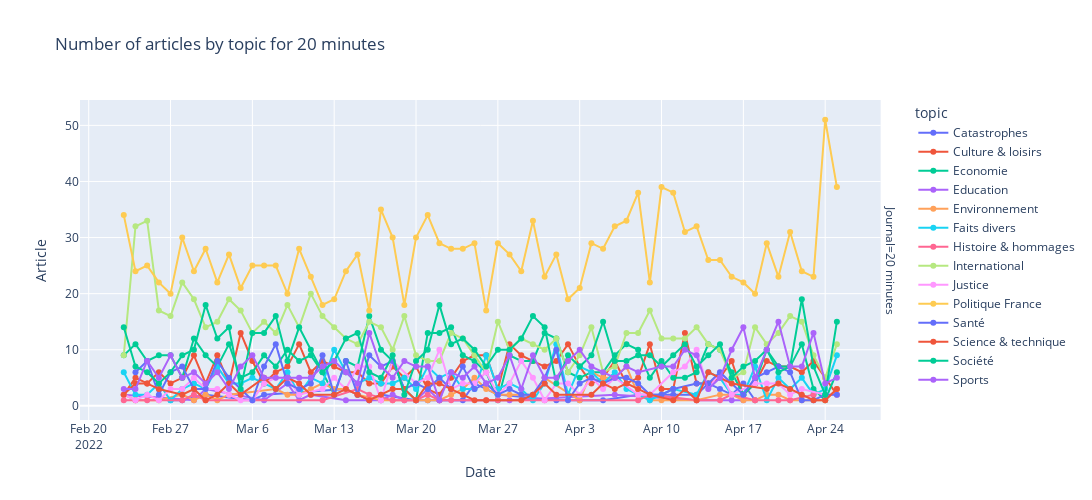
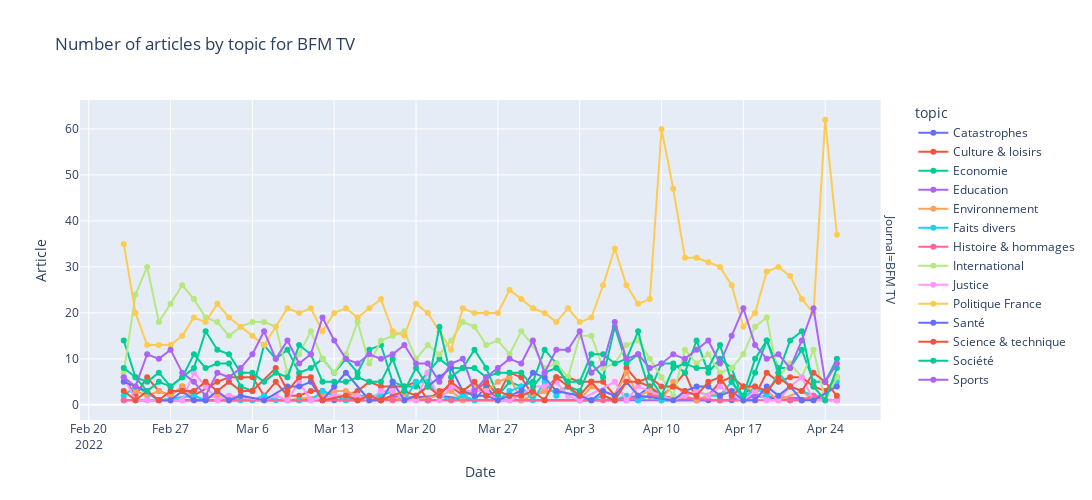
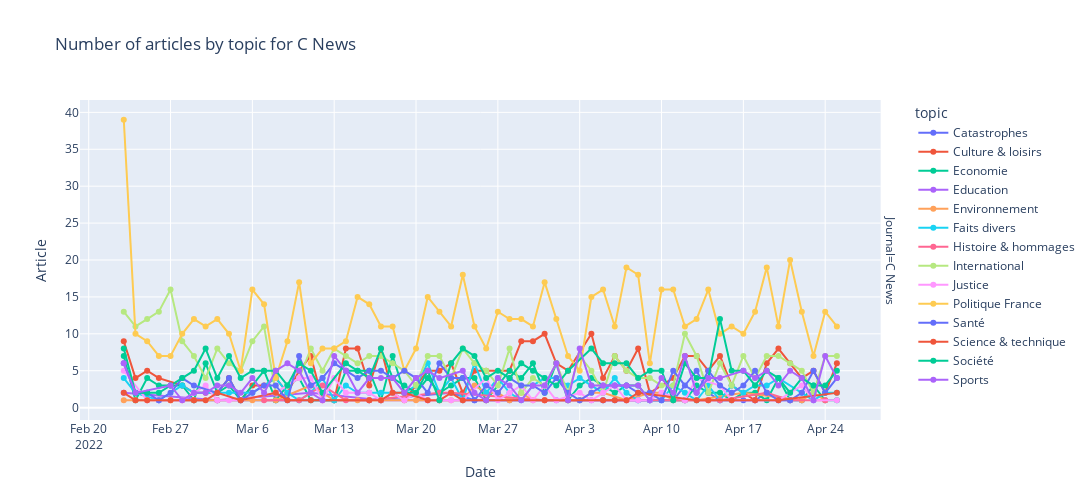
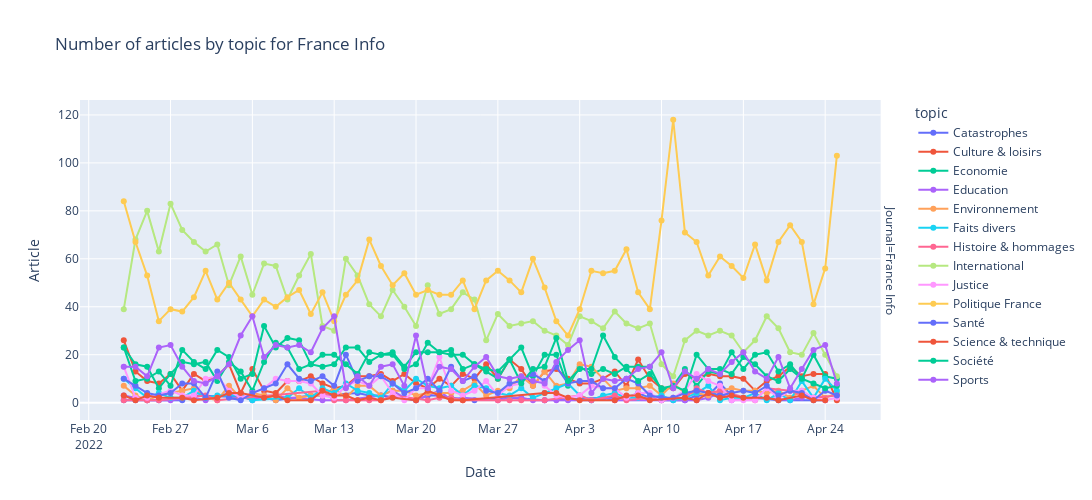

Notebook cell for these charts, in order:
### Code cell
for x in daily_topic_journals['Journal'].unique():
    fig = px.line(daily_topic_journals[daily_topic_journals['Journal']==x], x='Date', y='Article', color='topic', title=f'Number of articles by topic for {x}',
    width=1200,height=500,markers=True,facet_row='Journal')
    fig.show()
